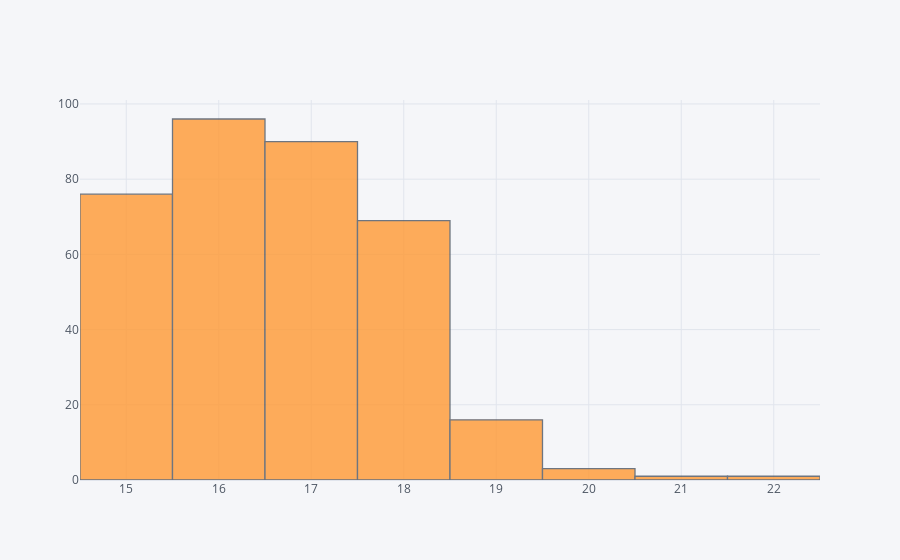

The notebook cell saved with this chart:
### Markdown cell above
Видно что выбросом является только значение 22, значени 21 укладывается в диапазон. Однако, по условию задачи, возраст 22 является допустимым, поэтому мы не можем его просто так удалить.

### Code cell
# Посмотрим на распределение возраста подробнее:
data['age'].iplot(kind='histogram')

### Figure 1 — Plotly figure (JSON) as saved in the notebook; plotly's stock layout.template omitted (floating-point values rounded to 4 significant figures; data arrays with more than 128 entries replaced by an {"elided": "..."} marker saying what was removed)
{"data": [{"histfunc": "count", "histnorm": "", "marker": {"color": "rgba(255, 153, 51, 1.0)", "line": {"color": "#4D5663", "width": 1.3}}, "name": "age", "opacity": 0.8, "orientation": "v", "type": "histogram", "x": {"elided": "352 int values"}}], "layout": {"barmode": "overlay", "legend": {"bgcolor": "#F5F6F9", "font": {"color": "#4D5663"}}, "paper_bgcolor": "#F5F6F9", "plot_bgcolor": "#F5F6F9", "title": {"font": {"color": "#4D5663"}}, "xaxis": {"gridcolor": "#E1E5ED", "showgrid": true, "tickfont": {"color": "#4D5663"}, "title": {"font": {"color": "#4D5663"}, "text": ""}, "zerolinecolor": "#E1E5ED"}, "yaxis": {"gridcolor": "#E1E5ED", "showgrid": true, "tickfont": {"color": "#4D5663"}, "title": {"font": {"color": "#4D5663"}, "text": ""}, "zerolinecolor": "#E1E5ED"}}}
